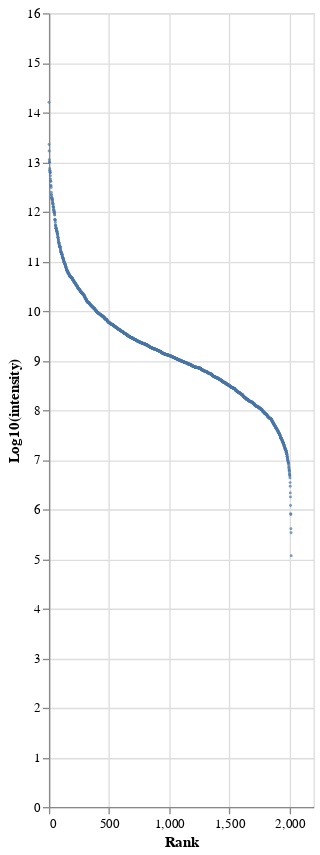

Notebook code cell kept with this figure:
### Code cell
alt.Chart(has_int).mark_circle(
    size=5
).encode(
    x=alt.X('rank:Q', title='Rank'),
    y=alt.Y('log2_int:Q', title='Log10(intensity)')
).properties(
    height=600,
    width=200
)

### Figure 1 — Vega-Lite specification as saved in the notebook (floating-point values rounded to 4 significant figures; data arrays with more than 128 entries replaced by an {"elided": "..."} marker saying what was removed)
{"config": {"view": {"continuousWidth": 400, "continuousHeight": 300}}, "data": {"name": "data-948584b5557f494506f23c1c46e8995a"}, "mark": {"type": "circle", "size": 5}, "encoding": {"x": {"field": "rank", "title": "Rank", "type": "quantitative"}, "y": {"field": "log2_int", "title": "Log10(intensity)", "type": "quantitative"}}, "height": 600, "width": 200, "$schema": "https://vega.github.io/schema/vega-lite/v4.17.0.json", "datasets": {"data-948584b5557f494506f23c1c46e8995a": {"elided": "2015 records"}}}
